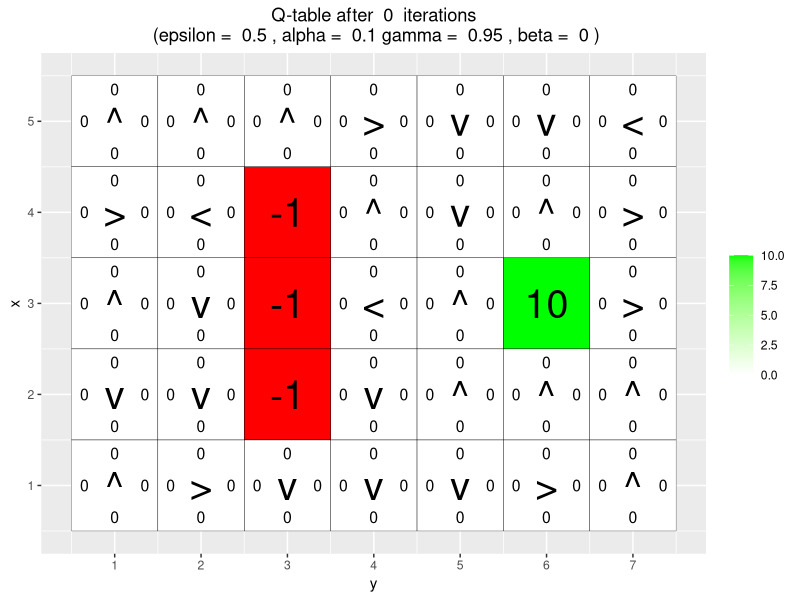
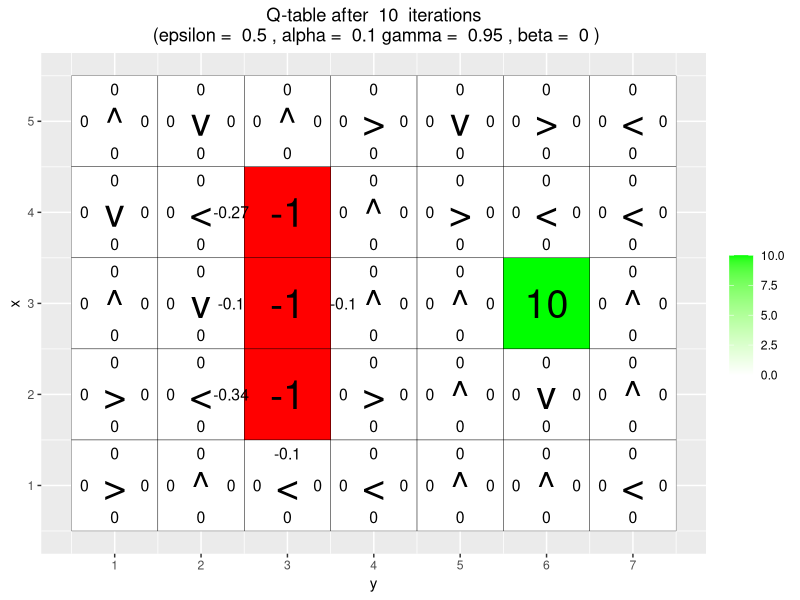
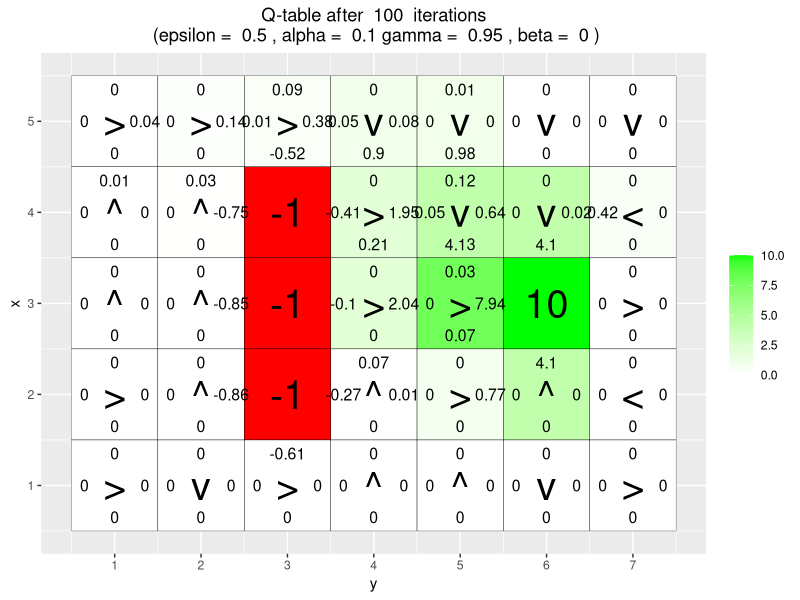
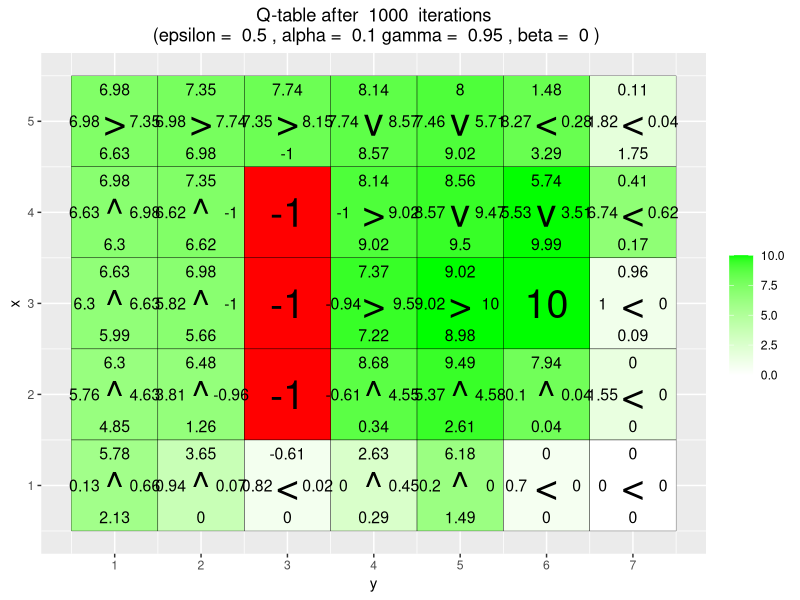
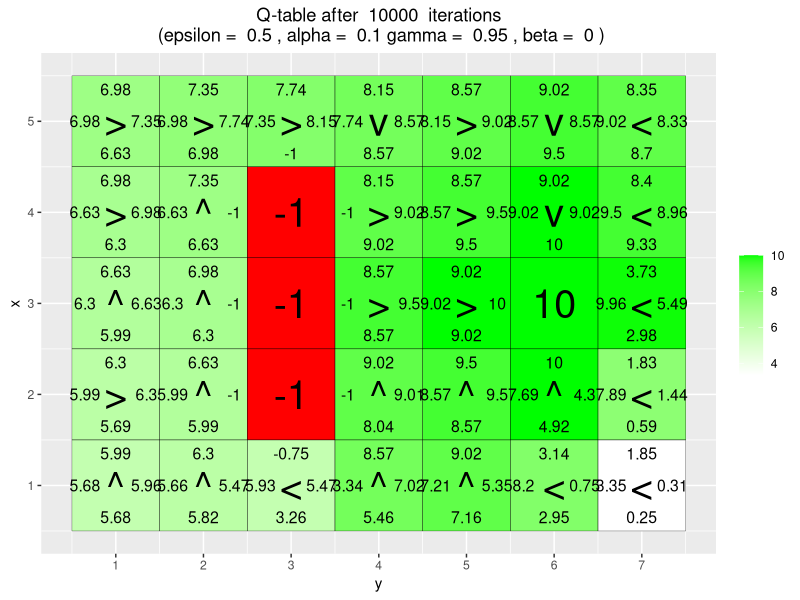
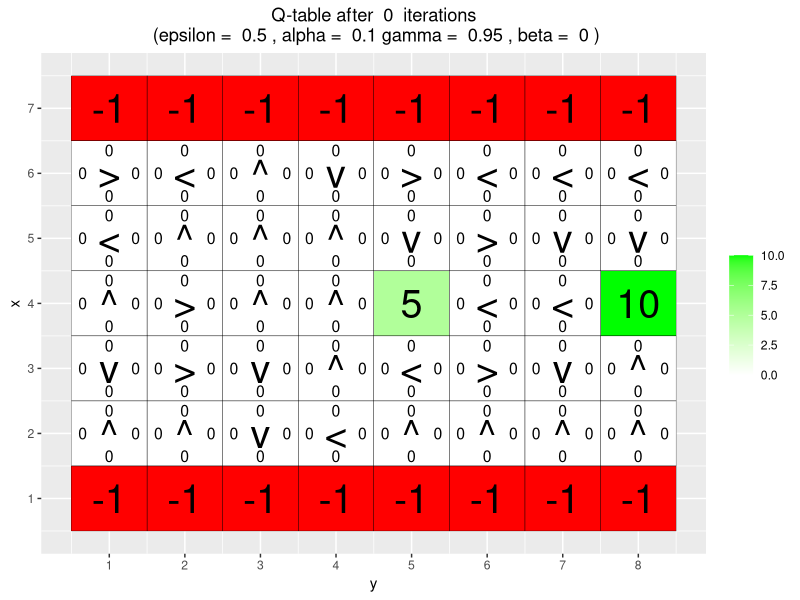
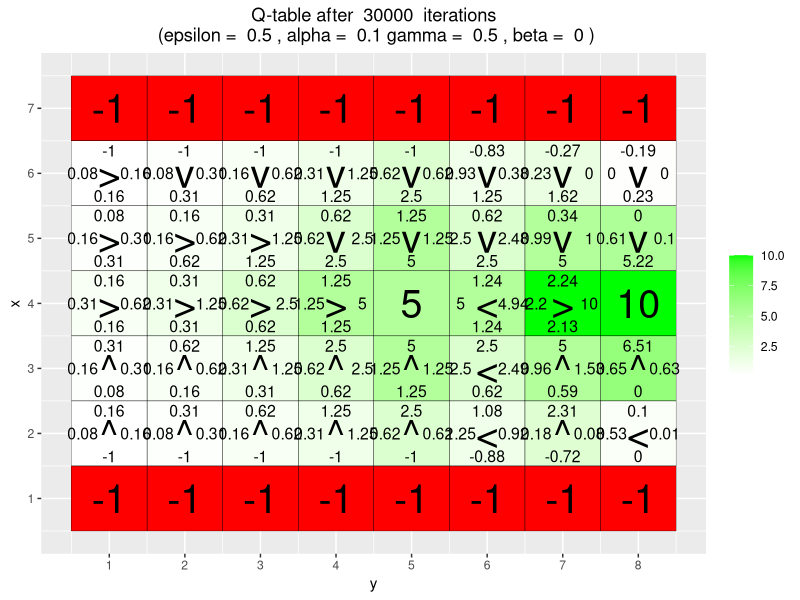
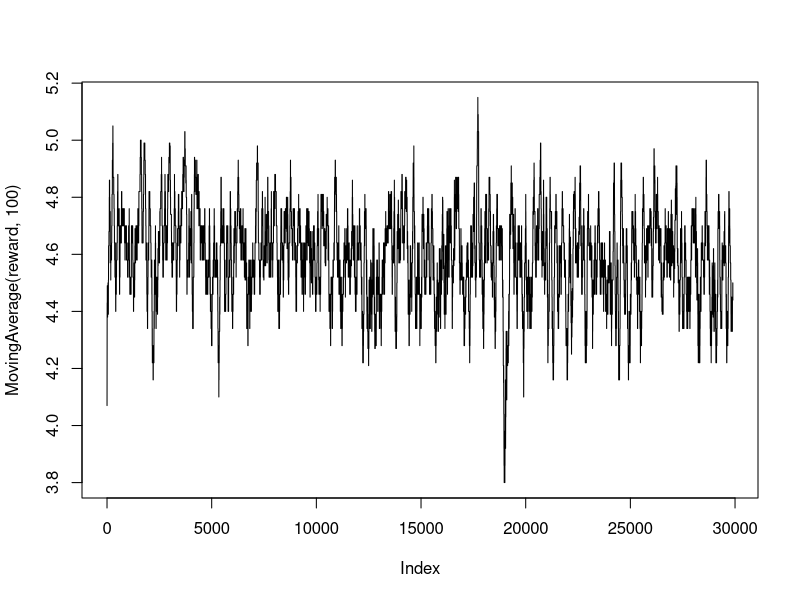

Reproduce these figures in R, in order. (Note: a time limit stopped this script after it produced the figures.)
## ---- chunk 1
knitr::opts_chunk$set(echo = TRUE)
rm(list=ls())
library(ggplot2)
library(magrittr)
## ---- chunk 2

arrows <- c("^", ">", "v", "<")
action_deltas <- list(c(1,0), # up
                      c(0,1), # right
                      c(-1,0), # down
                      c(0,-1)) # left

vis_environment <- function(iterations=0, epsilon = 0.5, alpha = 0.1, gamma = 0.95, beta = 0){
  
  # Visualize an environment with rewards. 
  # Q-values for all actions are displayed on the edges of each tile.
  # The (greedy) policy for each state is also displayed.
  # 
  # Args:
  #   iterations, epsilon, alpha, gamma, beta (optional): for the figure title.
  #   reward_map (global variable): a HxW array containing the reward given at each state.
  #   q_table (global variable): a HxWx4 array containing Q-values for each state-action pair.
  #   H, W (global variables): environment dimensions.
  
  df <- expand.grid(x=1:H,y=1:W)
  foo <- mapply(function(x,y) ifelse(reward_map[x,y] == 0,q_table[x,y,1],NA),df$x,df$y)
  df$val1 <- as.vector(round(foo, 2))
  foo <- mapply(function(x,y) ifelse(reward_map[x,y] == 0,q_table[x,y,2],NA),df$x,df$y)
  df$val2 <- as.vector(round(foo, 2))
  foo <- mapply(function(x,y) ifelse(reward_map[x,y] == 0,q_table[x,y,3],NA),df$x,df$y)
  df$val3 <- as.vector(round(foo, 2))
  foo <- mapply(function(x,y) ifelse(reward_map[x,y] == 0,q_table[x,y,4],NA),df$x,df$y)
  df$val4 <- as.vector(round(foo, 2))
  foo <- mapply(function(x,y) 
    ifelse(reward_map[x,y] == 0,arrows[GreedyPolicy(x,y)],reward_map[x,y]),df$x,df$y)
  df$val5 <- as.vector(foo)
  foo <- mapply(function(x,y) ifelse(reward_map[x,y] == 0,max(q_table[x,y,]),
                                     ifelse(reward_map[x,y]<0,NA,reward_map[x,y])),df$x,df$y)
  df$val6 <- as.vector(foo)
  
  print(ggplot(df,aes(x = y,y = x)) +
          scale_fill_gradient(low = "white", high = "green", na.value = "red", name = "") +
          geom_tile(aes(fill=val6)) +
          geom_text(aes(label = val1),size = 4,nudge_y = .35,na.rm = TRUE) +
          geom_text(aes(label = val2),size = 4,nudge_x = .35,na.rm = TRUE) +
          geom_text(aes(label = val3),size = 4,nudge_y = -.35,na.rm = TRUE) +
          geom_text(aes(label = val4),size = 4,nudge_x = -.35,na.rm = TRUE) +
          geom_text(aes(label = val5),size = 10) +
          geom_tile(fill = 'transparent', colour = 'black') + 
          ggtitle(paste("Q-table after ",iterations," iterations\n",
                        "(epsilon = ",epsilon,", alpha = ",alpha,"gamma = ",gamma,", beta = ",beta,")")) +
          theme(plot.title = element_text(hjust = 0.5)) +
          scale_x_continuous(breaks = c(1:W),labels = c(1:W)) +
          scale_y_continuous(breaks = c(1:H),labels = c(1:H)))
  
}

#a1-p2-GreedyPolicy}------------------------------------------------------------------------------

GreedyPolicy <- function(x, y){
  
  # Get a greedy action for state (x,y) from q_table.
  #
  # Args:
  #   x, y: state coordinates.
  #   q_table (global variable): a HxWx4 array containing Q-values for each state-action pair.
  # 
  # Returns:
  #   An action, i.e. integer in {1,2,3,4}.
  #number_action =4  #------------------------------------------
  
  # Your code here.
  q_values = q_table[x,y,]
  max_q = max(q_values)
  max_q_index = which(max_q == q_values)
  
  # action only from greedy policy
  action = ifelse(length(max_q_index) > 1, sample(max_q_index, 1),max_q_index)
  
  
  return(action)
}



#a1-p3-EpsilonGreedyPolicy

EpsilonGreedyPolicy <- function(x, y, epsilon){
  
  # Get an epsilon-greedy action for state (x,y) from q_table.
  #
  # Args:
  #   x, y: state coordinates.
  #   epsilon: probability of acting randomly.
  # 
  # Returns:
  #   An action, i.e. integer in {1,2,3,4}.
  
  # Your code here.
  action = ifelse(runif(1)>epsilon, GreedyPolicy(x,y), sample(1:4, 1))    # random walking with epsilon
  
  return(action)
}

#a1-p4-transition_model---------------------------------------------------------------------------------


### find the materials to read
transition_model <- function(x, y, action, beta){
  
  # Computes the new state after given action is taken. The agent will follow the action 
  # with probability (1-beta) and slip to the right or left with probability beta/2 each.
  # 
  # Args:
  #   x, y: state coordinates.
  #   action: which action the agent takes (in {1,2,3,4}).
  #   beta: probability of the agent slipping to the side when trying to move.   ####duosun
  #   H, W (global variables): environment dimensions.
  # 
  # Returns:
  #   The new state after the action has been taken.
  
  delta <- sample(-1:1, size = 1, prob = c(0.5*beta,1-beta,0.5*beta))
  final_action <- ((action + delta + 3) %% 4) + 1   ### think about it ？
  foo <- c(x,y) + unlist(action_deltas[final_action])     ### action_deltas, see...？
  foo <- pmax(c(1,1),pmin(foo,c(H,W)))   ### https://statisticsglobe.com/pmax-pmin-r-function-example/    #!!!!------------------------
  
  return (foo)
}

# a1-p5-q_learning}-----------------------------------------------------------------------------------------------------------------

q_learning <- function(start_state, epsilon = 0.5, alpha = 0.1, gamma = 0.95, 
                       beta = 0){
  
  # Perform one episode of Q-learning. The agent should move around in the 
  # environment using the given transition model and update the Q-table.
  # The episode ends when the agent reaches a terminal state.
  # 
  # Args:
  #   start_state: array with two entries, describing the starting position of the agent.
  #   epsilon (optional): probability of acting greedily.------------------------------------------------------------------------typo
  #   alpha (optional): learning rate.
  #   gamma (optional): discount factor.
  #   beta (optional): slipping factor.
  #   reward_map (global variable): a HxW array containing the reward given at each state.
  #   q_table (global variable): a HxWx4 array containing Q-values for each state-action pair.
  # 
  # Returns:
  #   reward: reward received in the episode.
  #   correction: sum of the temporal difference correction terms over the episode.
  #   q_table (global variable): Recall that R passes arguments by value. So, q_table being
  #   a global variable can be modified with the superassigment operator <<-.
  
  # Your code here.
  
  episode_correction = 0   # 
  repeat{
    # Follow policy, execute action, get reward.
    action = EpsilonGreedyPolicy(start_state[1],start_state[2],epsilon) # Follow policy or GreedyPolicy(x,y) , never mind!!!
    new_state =  transition_model(start_state[1],start_state[2],action,beta) # execute action
    reward = reward_map[new_state[1],new_state[2]] # get reward.
    
    # Q-table update.
    Q_old = q_table[start_state[1],start_state[2],action]
    Q_max=max(q_table[new_state[1],new_state[2],])
    temporal_difference = reward + gamma * Q_max - Q_old
    q_table[start_state[1],start_state[2],action] <<- Q_old + alpha * temporal_difference  
    
    # accumulating correction for returning
    episode_correction = episode_correction + temporal_difference
   
    # updating state
    start_state = new_state
      
    
    if(reward!=0)
      # End episode.
      return (c(reward,episode_correction))
  }
  
}
## ---- chunk 3

# Environment A (learning)

H <- 5
W <- 7

reward_map <- matrix(0, nrow = H, ncol = W)
reward_map[3,6] <- 10
reward_map[2:4,3] <- -1

q_table <- array(0,dim = c(H,W,4))

vis_environment()

for(i in 1:10000){
  foo <- q_learning(start_state = c(3,1))
  
  if(any(i==c(10,100,1000,10000)))
    vis_environment(i)
}


## ---- chunk 4

H <- 7
W <- 8

reward_map <- matrix(0, nrow = H, ncol = W)
reward_map[1,] <- -1
reward_map[7,] <- -1
reward_map[4,5] <- 5
reward_map[4,8] <- 10

q_table <- array(0,dim = c(H,W,4))

vis_environment()

MovingAverage <- function(x, n){
  
  cx <- c(0,cumsum(x))
  rsum <- (cx[(n+1):length(cx)] - cx[1:(length(cx) - n)]) / n
  
  return (rsum)
}

for(j in c(0.5,0.75,0.95)){
  q_table <- array(0,dim = c(H,W,4))
  reward <- NULL
  correction <- NULL
  
  for(i in 1:30000){
    foo <- q_learning(gamma = j, start_state = c(4,1))
    reward <- c(reward,foo[1])
    correction <- c(correction,foo[2])
  }
  
  vis_environment(i, gamma = j)
  plot(MovingAverage(reward,100),type = "l")
  plot(MovingAverage(correction,100),type = "l")
}

for(j in c(0.5,0.75,0.95)){
  q_table <- array(0,dim = c(H,W,4))
  reward <- NULL
  correction <- NULL
  
  for(i in 1:30000){
    foo <- q_learning(epsilon = 0.1, gamma = j, start_state = c(4,1))
    reward <- c(reward,foo[1])
    correction <- c(correction,foo[2])
  }
  
  vis_environment(i, epsilon = 0.1, gamma = j)
  plot(MovingAverage(reward,100),type = "l")
  plot(MovingAverage(correction,100),type = "l")
}


## ---- chunk 5
H <- 3
W <- 6

reward_map <- matrix(0, nrow = H, ncol = W)
reward_map[1,2:5] <- -1
reward_map[1,6] <- 10

q_table <- array(0,dim = c(H,W,4))

vis_environment()

for(j in c(0,0.2,0.4,0.66)){
  q_table <- array(0,dim = c(H,W,4))
  
  for(i in 1:10000)
    foo <- q_learning(gamma = 0.6, beta = j, start_state = c(1,1))
  
  vis_environment(i, gamma = 0.6, beta = j)
}
